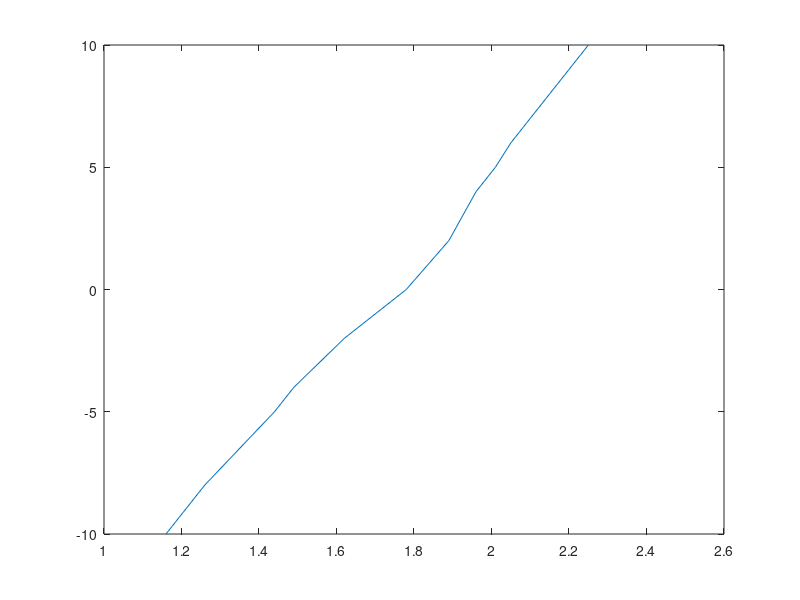

This figure's MATLAB source:
F = [-10,-8,-6,-5,-4,-2,0,2,4,5,6,8,10];
V = [1.16,1.26,1.38,1.44,1.49,1.62,1.78,1.89,1.96,2.01,2.05,2.15,2.25];

plot(V,F)